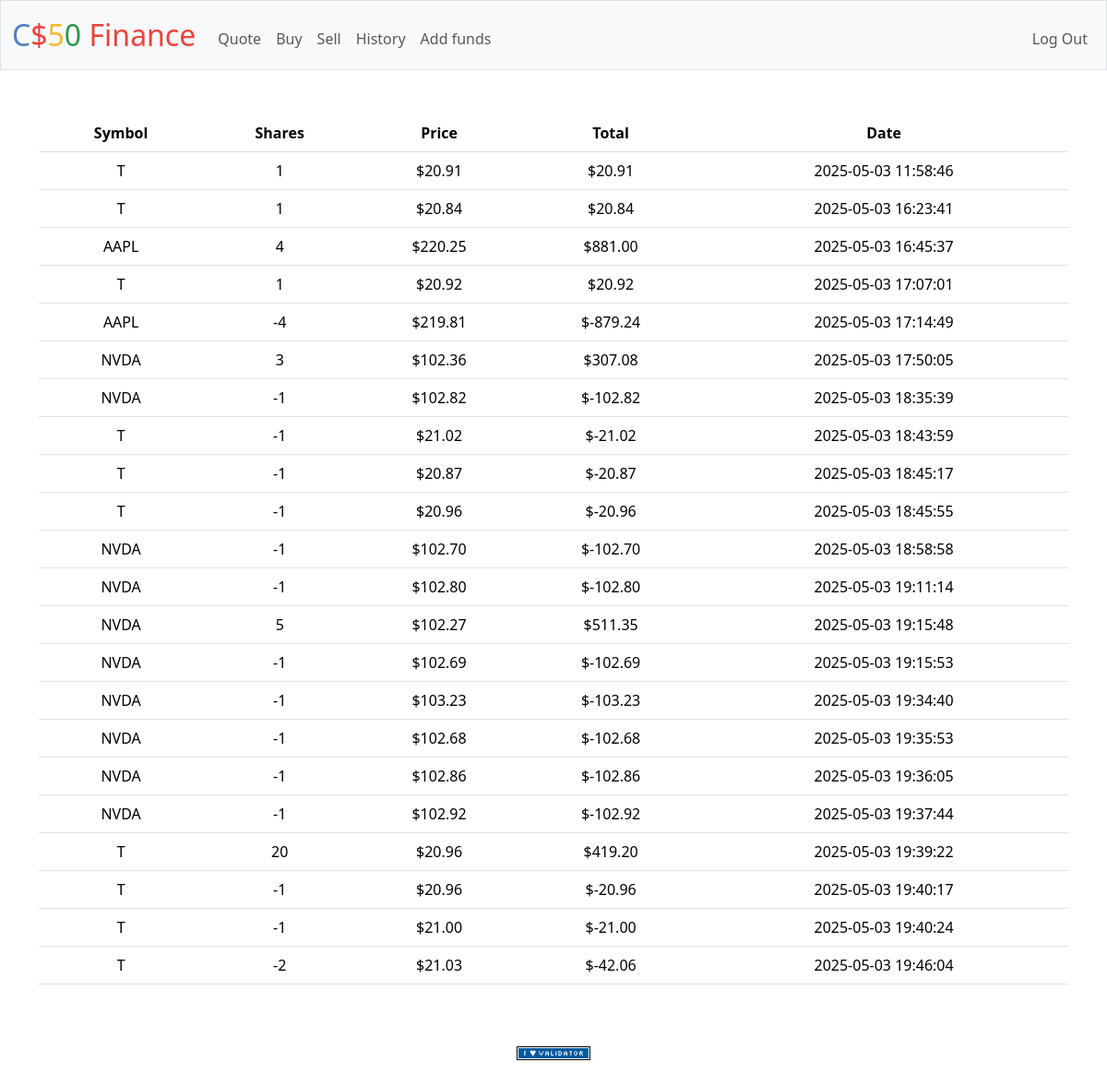
Screenshot of /history (signed in) with the database file from the repository.
### tables this page shows
CREATE TABLE 'transactions' ('id' INTEGER PRIMARY KEY AUTOINCREMENT NOT NULL, 'user_id' INTEGER, 'symbol' TEXT, 'shares' INTEGER, 'price' REAL, 'date' DATETIME);

### app.py (the view)
@app.route("/history")
@login_required
def history():
    user_id = session["user_id"]
    transactions_db = db.execute("SELECT * FROM transactions WHERE user_id = :id", id=user_id)
    return render_template("history.html", transactions=transactions_db)

### app.py (called while the page is built)
@app.after_request
def after_request(response):
    response.headers["Cache-Control"] = "no-cache, no-store, must-revalidate"
    response.headers["Expires"] = 0
    response.headers["Pragma"] = "no-cache"
    return response

### helpers.py (called while the page is built)
def login_required(f):
    @wraps(f)
    def decorated_function(*args, **kwargs):
        if session.get("user_id") is None:
            return redirect("/login")
        return f(*args, **kwargs)
    return decorated_function

def usd(value):
    return f"${value:,.2f}"

### templates/history.html (shortened to what this page needs)
{% extends "layout.html" %}
{% block main %}
    <table class="table">
        <thead>
            <tr>
                <th scope="col">Symbol</th>
                <th scope="col">Shares</th>
                <th scope="col">Price</th>
                <th scope="col">Total</th>
                <th scope="col">Date</th>
            </tr>
        </thead>
        <tbody>
            {% for transaction in transactions %}
            <tr>
                <td>{{ transaction.symbol }}</td>
                <td>{{ transaction.shares }}</td>
                <td>{{ transaction.price | usd }}</td>
                <td>{{ (transaction.shares * transaction.price) | usd }}</td>
                <td>{{ transaction.date }}</td>
            </tr>
            {% endfor %}
        </tbody>
    </table>
{% endblock %}

### templates/layout.html (shortened to what this page needs)
<!DOCTYPE html>
<html lang="en">
    <head>
        <link href="https://cdn.jsdelivr.net/npm/bootstrap@5.3.3/dist/css/bootstrap.min.css" rel="stylesheet">
        <link href="/static/styles.css" rel="stylesheet">
    </head>
    <body>
        <nav class="bg-light border navbar navbar-expand-md navbar-light">
            <div class="container-fluid">
                <a class="navbar-brand" href="/"><span class="blue">C</span><span class="red">$</span><span class="yellow">5</span><span class="green">0</span> <span class="red">Finance</span></a>
                <div class="collapse navbar-collapse" id="navbar">
                    {% if session["user_id"] %}
                        <ul class="navbar-nav me-auto mt-2">
                            <li class="nav-item"><a class="nav-link" href="/quote">Quote</a></li>
                            <li class="nav-item"><a class="nav-link" href="/buy">Buy</a></li>
                            <li class="nav-item"><a class="nav-link" href="/sell">Sell</a></li>
                            <li class="nav-item"><a class="nav-link" href="/history">History</a></li>
                            <li class="nav-item"><a class="nav-link" href="/add_cash">Add funds</a></li>
                        </ul>
                        <ul class="navbar-nav ms-auto mt-2">
                            <li class="nav-item"><a class="nav-link" href="/logout">Log Out</a></li>
                        </ul>
                    {% else %}
                        <ul class="navbar-nav ms-auto mt-2">
                            <li class="nav-item"><a class="nav-link" href="/register">Register</a></li>
                            <li class="nav-item"><a class="nav-link" href="/login">Log In</a></li>
                        </ul>
                    {% endif %}
                </div>
            </div>
        </nav>
        <main class="container py-5 text-center">
            {% block main %}{% endblock %}
        </main>
        <footer class="mb-5">
            <form action="https://validator.w3.org/check" class="text-center" enctype="multipart/form-data" method="post" target="_blank">
                <input alt="Validate" src="/static/I_heart_validator.png" type="image">
            </form>
        </footer>
    </body>
</html>

### static/styles.css (style rules this page uses)
.table { border 1px; }
nav .navbar-brand { font-size: xx-large; }
nav .navbar-brand .blue { color: #537fbe; }
nav .navbar-brand .red { color: #ea433b; }
nav .navbar-brand .yellow { color: #f5b82e; }
nav .navbar-brand .green { color: #2e944b; }

### rows the page displays
transactions: (transaction.shares*transaction.price)|usd "$20.91"
transactions: (transaction.shares*transaction.price)|usd "$20.84"
transactions: (transaction.shares*transaction.price)|usd "$881.00"
transactions: (transaction.shares*transaction.price)|usd "$20.92"
transactions: (transaction.shares*transaction.price)|usd "$-879.24"
transactions: (transaction.shares*transaction.price)|usd "$307.08"
transactions: (transaction.shares*transaction.price)|usd "$-102.82"
transactions: (transaction.shares*transaction.price)|usd "$-21.02"
transactions: (transaction.shares*transaction.price)|usd "$-20.87"
transactions: (transaction.shares*transaction.price)|usd "$-20.96"
transactions: (transaction.shares*transaction.price)|usd "$-102.70"
transactions: (transaction.shares*transaction.price)|usd "$-102.80"
transactions: (transaction.shares*transaction.price)|usd "$511.35"
transactions: (transaction.shares*transaction.price)|usd "$-102.69"
transactions: (transaction.shares*transaction.price)|usd "$-103.23"
transactions: (transaction.shares*transaction.price)|usd "$-102.68"
transactions: (transaction.shares*transaction.price)|usd "$-102.86"
transactions: (transaction.shares*transaction.price)|usd "$-102.92"
transactions: (transaction.shares*transaction.price)|usd "$419.20"
transactions: (transaction.shares*transaction.price)|usd "$-20.96"
transactions: (transaction.shares*transaction.price)|usd "$-21.00"
transactions: (transaction.shares*transaction.price)|usd "$-42.06"
